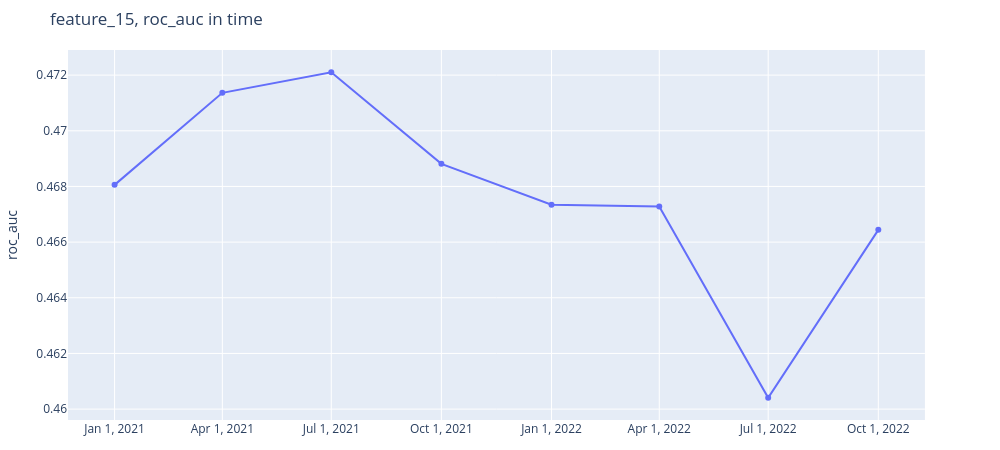

Notebook code cell kept with this figure:
### Markdown cell above
Я добавила 2 аргумента: feature_name, он подходит для заголовка графика и is_categorical как флаг, так как IV я считала ранее по-разному для числовых и категориальных фичей.

### Code cell
plot_metric_time(df['feature_15'], df[TARGET], df['quarter'], metric='roc_auc', feature_name='feature_15');

### Figure 1 — Plotly figure (JSON) as saved in the notebook; plotly's stock layout.template omitted (floating-point values rounded to 4 significant figures)
{"data": [{"mode": "markers+lines", "name": "feature_15", "type": "scatter", "x": ["2021-01-01T00:00:00.000000000", "2021-04-01T00:00:00.000000000", "2021-07-01T00:00:00.000000000", "2021-10-01T00:00:00.000000000", "2022-01-01T00:00:00.000000000", "2022-04-01T00:00:00.000000000", "2022-07-01T00:00:00.000000000", "2022-10-01T00:00:00.000000000"], "y": [0.4681, 0.4714, 0.4721, 0.4688, 0.4673, 0.4673, 0.4604, 0.4664]}], "layout": {"height": 450, "margin": {"b": 30, "l": 30, "r": 30, "t": 50}, "title": {"text": "feature_15, roc_auc in time"}, "width": 1000, "xaxis": {"domain": [0, 0.95], "showgrid": true, "tickvals": ["2021-01-01T00:00:00.000000000", "2021-04-01T00:00:00.000000000", "2021-07-01T00:00:00.000000000", "2021-10-01T00:00:00.000000000", "2022-01-01T00:00:00.000000000", "2022-04-01T00:00:00.000000000", "2022-07-01T00:00:00.000000000", "2022-10-01T00:00:00.000000000"]}, "yaxis": {"title": {"text": "roc_auc"}}}}
